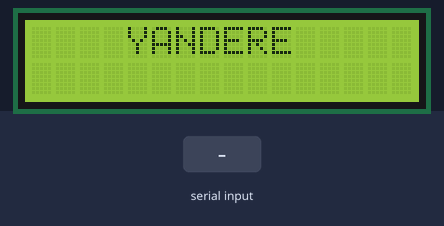
Simulated run of this sketch. Board: Arduino Uno, built with avr-gcc and run on an emulated ATmega328P. On the bench: 16×2 character LCD. The test bench sets the inputs (shaded band). What the sketch prints to the serial monitor is not drawn.

Above: at 1.2 s.
1.3 s: "~" received over Serial
At 2.0 s:
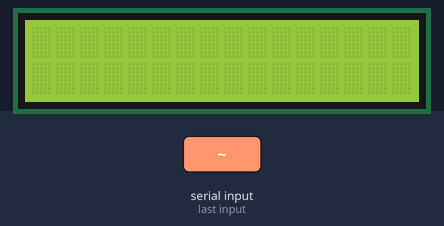
2.8 s: "1" received over Serial
At 3.1 s:
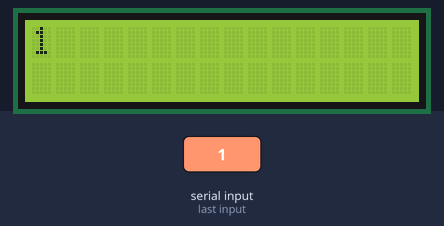
Timing chart, 0 to 5.8 s (numbered marks = the images above; inputs shaded):
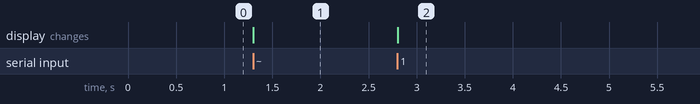

The sketch:

sketch_may13a.ino
```cpp
#include <LiquidCrystal.h>

//Set's lcd to the Arduino's ports
LiquidCrystal lcd(10, 2, 4, 5, 6, 7);

void setup()
{
  lcd.begin(16, 2);

  Serial.begin(9600);
  lcd.print("    YANDERE");
}

void loop() {

  String content = "";
  char character;


  while (Serial.available())
  {
    character = Serial.read();
    content.concat(character);
  }

  if (content != "")
  {

    if (content == "`")
    {
      content = "";
      lcd.setCursor(0, 1);
    }

    if (content == "*")
    {
      content = "";
      lcd.setCursor(0, 0);
    }

    Serial.println(content);
    lcd.print(content);
  }

  if (content == "~")
  {
    lcd.clear();
  }


}
```

Measured:
- after the input at 1.3 s, the display: changes at once (image 1)
- after the input at 2.8 s, the display: changes at once (image 2)
